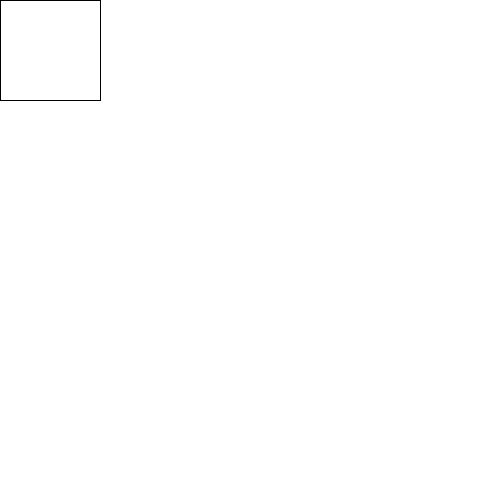
Frame 1 (no input)
Frame 60 (the mouse pressed at the canvas centre just before this capture): identical to frame 1, image omitted
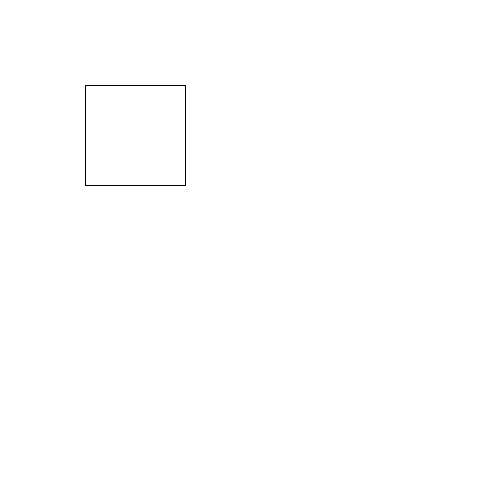
Frame 120 (the mouse held since frame 60 and released just before this capture)

The Processing sketch that drew these frames (run headless with seeded random() and noise(); from frame 60 on, the mouse is pressed at the canvas centre):

// Processing sketch: challange03_2
// ── challange03_2.pde
float r =100;
int x;
int y;
float ease = 0.01; 


void setup() {
  size(500, 500);
}
void draw() {
  background(255);
  rect(x, y, r, r);
  float targetX = mouseX; 
  float targetY = mouseY; 
  x += (targetX - x) * ease; 
  y += (targetY - y) * ease;
}
